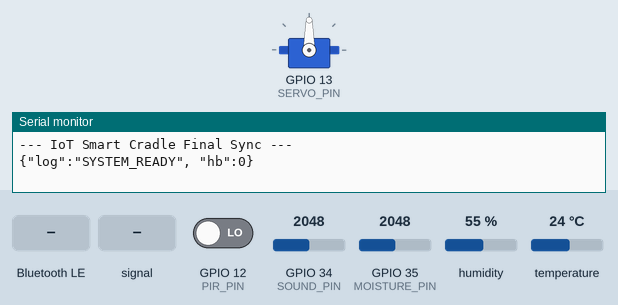
The sketch below on a simulated ESP32. Parts: servo, the last lines printed to the serial monitor. The inputs (shaded band) are chosen by the test bench; at power-on: GPIO 35 (MOISTURE_PIN) = 2048, GPIO 34 (SOUND_PIN) = 2048, GPIO 12 (PIR_PIN) LOW, humidity 55 %, temperature 24 °C. WiFi joins after 1.5 s; servers stay silent unless stated; no MQTT or app messages arrive unless stated; nothing arrives over Bluetooth unless stated; a phone connects over Bluetooth LE 3 s after start.

Above: at 1.2 s.
1.3 s: Bluetooth LE write "rock" received
At 1.75 s:
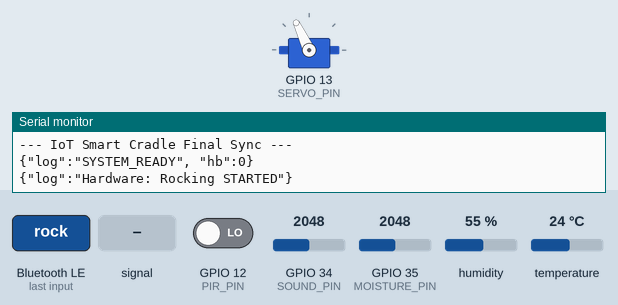
At 2.47 s:
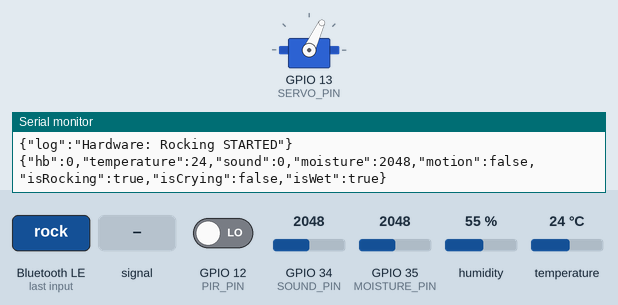
5.0 s: GPIO 34 (SOUND_PIN) fed a 200 Hz sine of ±1023 counts around its level
8.5 s: GPIO 35 (MOISTURE_PIN) set to 2732
12.0 s: GPIO 35 (MOISTURE_PIN) set to 2841
At 12.17 s:
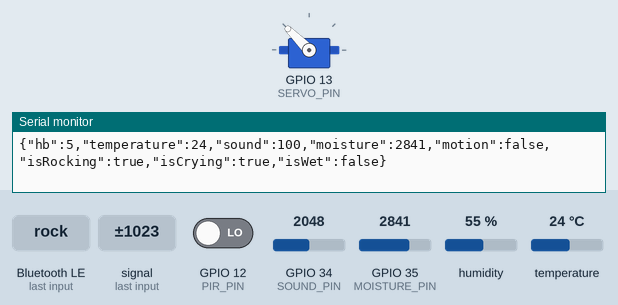
15.5 s: GPIO 34 (SOUND_PIN) set to 2840
At 16.78 s:
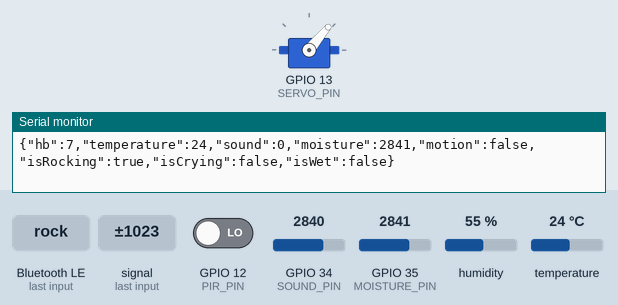
19.5 s: GPIO 12 (PIR_PIN) driven HIGH
Timing chart, 0 to 24.5 s (numbered marks = the images above; inputs shaded):
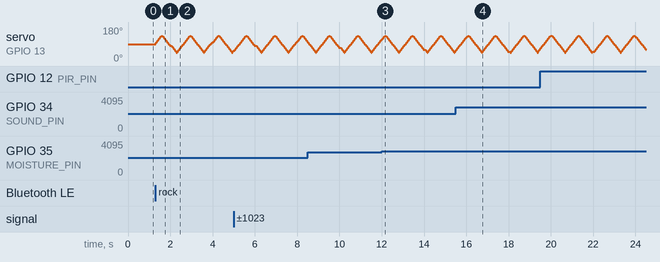

Measured:
- the behaviour switches between 2799 and 2800 on GPIO 35 (MOISTURE_PIN) (found by bisection; images 2 and 3)

The sketch:

smart_cradle.ino
```cpp
/*
 * ============================================================
 *  IoT Smart Cradle — PRODUCTION FIRMWARE (Ver 1.2)
 * ============================================================
 *  Target: ESP32 DevKit V1
 *  Features:
 *  - High-Confidence Sound Calibration (Peak-to-Peak)
 *  - Secure Cloud Link (HiveMQ SSL)
 *  - Multi-Channel Sync (Serial + MQTT + BLE)
 *  - Non-Blocking State Machine
 * ============================================================
 */

#include <WiFi.h>
#include <WiFiClientSecure.h>
#include <PubSubClient.h>
#include <DHT.h>
#include <ESP32Servo.h>
#include <ArduinoJson.h>
#include <BLEDevice.h>
#include <BLEServer.h>
#include <BLEUtils.h>
#include <BLE2902.h>

// ─── 1. WiFi & Cloud Setup ────────────────────────────────
const char* WIFI_SSID     = "Loading...";
const char* WIFI_PASSWORD = "sravan21";

const char* MQTT_SERVER   = "d8e2b4a208c149f394a2ce8fa28871e1.s1.eu.hivemq.cloud";
const int   MQTT_PORT     = 8883;
const char* MQTT_USER     = "esp32";
const char* MQTT_PASS     = "Cradle@123";
const char* MQTT_CLIENT   = "SmartCradle_ESP32_Final";

const char* TOPIC_SENSOR  = "cradle/sensors";
const char* TOPIC_COMMAND = "cradle/commands";

// ─── 2. Pin Assignments (IO) ──────────────────────────────
#define DHT_PIN       4   // DHT11 Data
#define DHT_TYPE      DHT11
#define PIR_PIN       12  // Motion Sensor (Safe Pin)
#define SOUND_PIN     34  // Analog Mic (ADC1)
#define MOISTURE_PIN  35  // Soil Moisture (ADC1)
#define SERVO_PIN     13  // Servo Actuator (PWM)

// ─── 3. Thresholds & Constants ────────────────────────────
#define SOUND_MIN_PEAK     200   // Noise floor
#define SOUND_MAX_PEAK     1500  // Trigger floor
#define MOISTURE_THRESHOLD 2800  // Adjust based on your soil sensor
#define TEMP_THRESHOLD     35.0  // Fever threshold
#define PUBLISH_INTERVAL   2000  // 2 Seconds

// ─── 4. Objects & Globals ─────────────────────────────────
DHT dht(DHT_PIN, DHT_TYPE);
Servo cradleServo;
WiFiClientSecure espClient;
PubSubClient mqttClient(espClient);

BLECharacteristic* pTxCharacteristic = NULL;
bool deviceConnected = false;
bool isRocking = false;
unsigned long lastPublish = 0;

// Servo Animation Variables
int servoAngle = 90;
int servoDir = 1;
unsigned long lastServoMove = 0;

// ─────────────────────────────────────────────────────────────
//  Logic: Command Processing
// ─────────────────────────────────────────────────────────────
void processCommand(String cmd) {
  cmd.toLowerCase();
  cmd.trim();

  if (cmd.indexOf("rock") != -1) {
    isRocking = true;
    Serial.println("{\"log\":\"Hardware: Rocking STARTED\"}");
  }
  else if (cmd.indexOf("stop") != -1) {
    isRocking = false;
    cradleServo.write(90); // Reset to center
    Serial.println("{\"log\":\"Hardware: Rocking STOPPED\"}");
  }
}

// ─────────────────────────────────────────────────────────────
//  Logic: Connectivity Handlers
// ─────────────────────────────────────────────────────────────
void mqttCallback(char* topic, byte* payload, unsigned int length) {
  String message = "";
  for (unsigned int i = 0; i < length; i++) message += (char)payload[i];
  processCommand(message);
}

class BLEHandler: public BLECharacteristicCallbacks {
public:
  void onWrite(BLECharacteristic *pChar) {
    std::string value = pChar->getValue();
    if (value.length() > 0) processCommand(String(value.c_str()));
  }
};

class MyServerCallbacks: public BLEServerCallbacks {
public:
  void onConnect(BLEServer* pServer) {
    deviceConnected = true;
  };
  void onDisconnect(BLEServer* pServer) {
    deviceConnected = false;
    pServer->getAdvertising()->start();
  }
};

void syncConnectivity() {
  // 1. MQTT Reconnect logic
  if (WiFi.status() == WL_CONNECTED && !mqttClient.connected()) {
    static unsigned long lastMqttRetry = 0;
    if (millis() - lastMqttRetry > 5000) {
      lastMqttRetry = millis();
      if (mqttClient.connect(MQTT_CLIENT, MQTT_USER, MQTT_PASS)) {
        mqttClient.subscribe(TOPIC_COMMAND);
        Serial.println("{\"log\":\"Cloud: IoT Bridge Connected\"}");
      }
    }
  }
}

// ─────────────────────────────────────────────────────────────
//  Logic: Sensor Analysis
// ─────────────────────────────────────────────────────────────
void readAndTransmit() {
  // A. Sound Peak-to-Peak (Snap 50ms)
  int sMax = 0, sMin = 4095;
  unsigned long start = millis();
  while (millis() - start < 50) {
    int v = analogRead(SOUND_PIN);
    if (v > sMax) sMax = v;
    if (v < sMin) sMin = v;
  }
  int peak = sMax - sMin;
  int soundLvl = map(peak, 0, 1500, 0, 100);
  if (soundLvl > 100) soundLvl = 100;

  // B. DHT Environment
  float temp = dht.readTemperature();
  if (isnan(temp)) { temp = -1.0; dht.begin(); }

  // C. Assemble JSON
  StaticJsonDocument<512> doc;
  static uint32_t hb = 0;
  doc["hb"]          = hb++;
  doc["temperature"] = temp;
  doc["sound"]       = soundLvl;
  doc["moisture"]    = analogRead(MOISTURE_PIN);
  doc["motion"]      = (digitalRead(PIR_PIN) == HIGH);
  doc["isRocking"]   = isRocking;
  doc["isCrying"]    = (soundLvl > 45);
  doc["isWet"]       = (doc["moisture"].as<int>() < MOISTURE_THRESHOLD); // Lower = Wetter

  // D. Transmit - Serial
  serializeJson(doc, Serial); Serial.println();

  // E. Transmit - MQTT & BLE
  char buffer[512];
  serializeJson(doc, buffer, sizeof(buffer));

  if (mqttClient.connected()) mqttClient.publish(TOPIC_SENSOR, buffer);
  if (deviceConnected && pTxCharacteristic) {
    pTxCharacteristic->setValue((uint8_t*)buffer, strlen(buffer));
    pTxCharacteristic->notify();
  }
}

// ─────────────────────────────────────────────────────────────
//  Main Flow
// ─────────────────────────────────────────────────────────────
void setup() {
  Serial.begin(115200);
  Serial.println("\n--- IoT Smart Cradle Final Sync ---");

  dht.begin();
  pinMode(PIR_PIN, INPUT);
  pinMode(SOUND_PIN, INPUT);
  pinMode(MOISTURE_PIN, INPUT);

  cradleServo.setPeriodHertz(50);
  cradleServo.attach(SERVO_PIN, 500, 2400);
  cradleServo.write(90);

  // Connectivity
  WiFi.begin(WIFI_SSID, WIFI_PASSWORD);
  espClient.setInsecure(); // Required for HiveMQ Cloud
  mqttClient.setServer(MQTT_SERVER, MQTT_PORT);
  mqttClient.setBufferSize(512);
  mqttClient.setCallback(mqttCallback);

  // BLE
  BLEDevice::init("SmartCradle_AI");
  BLEServer *pServer = BLEDevice::createServer();
  pServer->setCallbacks(new MyServerCallbacks());
  BLEService *pService = pServer->createService("4fafc201-1fb5-459e-8fcc-c5c9c331914b");
  pTxCharacteristic = pService->createCharacteristic("beb5483e-36e1-4688-b7f5-ea07361b26a8", BLECharacteristic::PROPERTY_NOTIFY);
  pTxCharacteristic->addDescriptor(new BLE2902());
  BLECharacteristic *pRxChar = pService->createCharacteristic("e3223119-9445-4e96-a4a1-85358ce291d0", BLECharacteristic::PROPERTY_WRITE);
  pRxChar->setCallbacks(new BLEHandler());
  pService->start();
  pServer->getAdvertising()->start();

  Serial.println("{\"log\":\"SYSTEM_READY\", \"hb\":0}");
}

void loop() {
  syncConnectivity();
  mqttClient.loop();

  // 1. Rocking Animation (Non-blocking)
  if (isRocking && (millis() - lastServoMove >= 35)) {
    lastServoMove = millis();
    servoAngle += (servoDir * 5);
    if (servoAngle >= 135) servoDir = -1;
    if (servoAngle <= 45)  servoDir = 1;
    cradleServo.write(servoAngle);
  }

  // 2. Telemetry (USB + Cloud)
  if (millis() - lastPublish >= PUBLISH_INTERVAL) {
    lastPublish = millis();
    readAndTransmit();
  }

  // 3. Serial Control (Inbound)
  if (Serial.available()) {
    String scmd = Serial.readStringUntil('\n');
    processCommand(scmd);
  }
}
```
